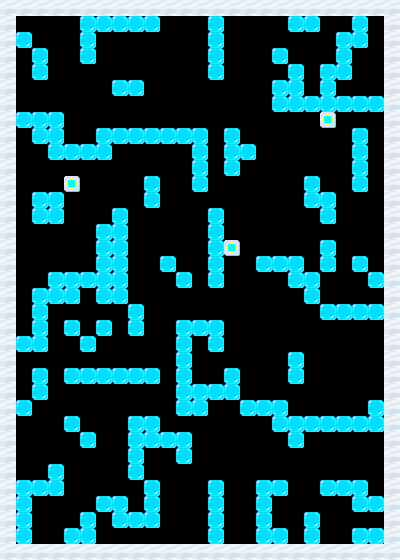

Tiled map render using the project's own tile images. Description and the whole map definition, tile-layer contents included, below:
An orthogonal 25x35 tile map with 16x16 px tiles, 1 tile layer (Capa de Patrones 1).

<map version="1.0" tiledversion="2017.07.26" orientation="orthogonal" renderorder="right-down" width="25" height="35" tilewidth="16" tileheight="16" nextobjectid="1">
 <tileset firstgid="1" source="bloques.tsx" />
 <layer name="Capa de Patrones 1" width="25" height="35">
  <data encoding="csv">
36,36,36,36,36,36,36,36,36,36,36,36,36,36,36,36,36,36,36,36,36,36,36,36,36,
36,0,0,0,0,8,8,8,8,8,0,0,0,8,0,0,0,0,8,8,0,0,8,0,36,
36,8,0,0,0,8,0,0,0,0,0,0,0,8,0,0,0,0,0,0,0,8,8,0,36,
36,0,8,0,0,8,0,0,0,0,0,0,0,8,0,0,0,8,0,0,0,8,0,0,36,
36,0,8,0,0,0,0,0,0,0,0,0,0,8,0,0,0,0,8,0,8,8,0,0,36,
36,0,0,0,0,0,0,8,8,0,0,0,0,0,0,0,0,8,8,0,8,0,0,0,36,
36,0,0,0,0,0,0,0,0,0,0,0,0,0,0,0,0,8,8,8,8,8,8,8,36,
36,8,8,8,0,0,0,0,0,0,0,0,0,0,0,0,0,0,0,0,16,0,0,0,36,
36,0,8,8,0,0,8,8,8,8,8,8,8,0,8,0,0,0,0,0,0,0,8,0,36,
36,0,0,8,8,8,8,0,0,0,0,0,8,0,8,8,0,0,0,0,0,0,8,0,36,
36,0,0,0,0,0,0,0,0,0,0,0,8,0,8,0,0,0,0,0,0,0,8,0,36,
36,0,0,0,16,0,0,0,0,8,0,0,8,0,0,0,0,0,0,8,0,0,8,0,36,
36,0,8,8,0,0,0,0,0,8,0,0,0,0,0,0,0,0,0,8,8,0,0,0,36,
36,0,8,8,0,0,0,8,0,0,0,0,0,8,0,0,0,0,0,0,8,0,0,0,36,
36,0,0,0,0,0,8,8,0,0,0,0,0,8,0,0,0,0,0,0,0,0,0,0,36,
36,0,0,0,0,0,8,8,0,0,0,0,0,8,16,0,0,0,0,0,8,0,0,0,36,
36,0,0,0,0,0,8,8,0,0,8,0,0,8,0,0,8,8,8,0,8,0,8,0,36,
36,0,0,8,8,8,8,8,0,0,0,8,0,8,0,0,0,0,8,8,0,0,0,8,36,
36,0,8,8,8,0,8,8,0,0,0,0,0,0,0,0,0,0,0,8,0,0,0,0,36,
36,0,8,0,0,0,0,0,8,0,0,0,0,0,0,0,0,0,0,0,8,8,8,8,36,
36,0,8,0,8,0,8,0,8,0,0,8,8,8,0,0,0,0,0,0,0,0,0,0,36,
36,8,8,0,0,8,0,0,0,0,0,8,0,8,0,0,0,0,0,0,0,0,0,0,36,
36,0,0,0,0,0,0,0,0,0,0,8,0,0,0,0,0,0,8,0,0,0,0,0,36,
36,0,8,0,8,8,8,8,8,8,0,8,0,0,8,0,0,0,8,0,0,0,0,0,36,
36,0,8,0,0,0,0,0,0,0,0,8,8,8,8,0,0,0,0,0,0,0,0,0,36,
36,8,0,0,0,0,0,0,0,0,0,8,8,0,0,8,8,8,0,0,0,0,0,8,36,
36,0,0,0,8,0,0,0,8,8,0,0,0,0,0,0,0,8,8,8,8,8,8,8,36,
36,0,0,0,0,8,0,0,8,8,8,8,0,0,0,0,0,0,8,0,0,0,0,0,36,
36,0,0,0,0,0,0,0,8,0,0,8,0,0,0,0,0,0,0,0,0,0,0,0,36,
36,0,0,8,0,0,0,0,8,0,0,0,0,0,0,0,0,0,0,0,0,0,0,0,36,
36,8,8,8,0,0,0,0,0,8,0,0,0,8,0,0,8,8,0,0,8,8,8,0,36,
36,8,0,0,0,0,8,8,0,8,0,0,0,8,0,0,8,0,0,0,0,0,8,8,36,
36,8,0,0,0,8,0,8,8,8,0,0,0,8,0,0,8,0,0,8,0,0,0,0,36,
36,8,0,0,8,8,0,0,0,0,0,0,0,8,0,0,8,8,0,8,0,0,8,8,36,
36,36,36,36,36,36,36,36,36,36,36,36,36,36,36,36,36,36,36,36,36,36,36,36,36
</data>
 </layer>
</map>